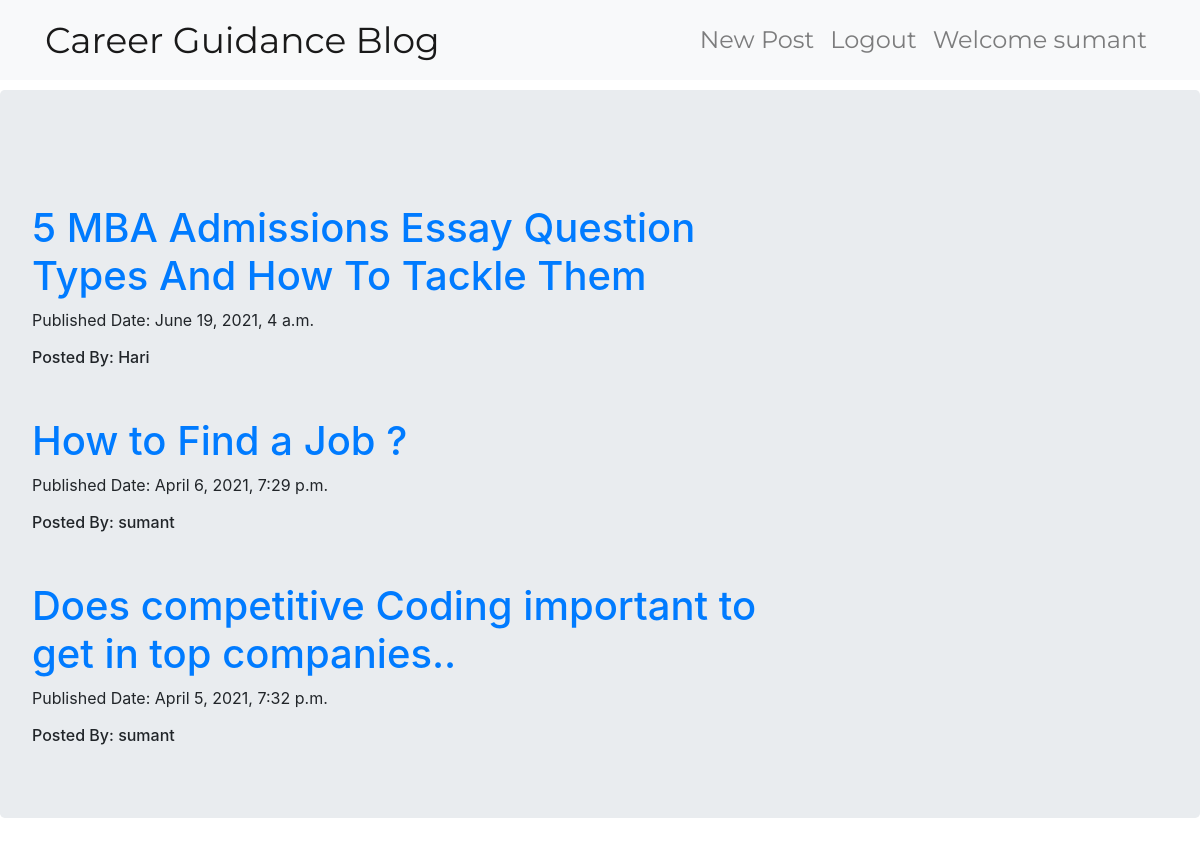
/ (signed in), run on the app's committed database.
### blog/models.py (models this page shows, shortened)
class Post(models.Model):
    author = models.ForeignKey('auth.User', on_delete=models.CASCADE)
    title = models.CharField(max_length=256)
    text = models.TextField()
    created_date = models.DateTimeField(default=timezone.now)
    published_date = models.DateTimeField(blank=True, null=True)

### blog/views.py (the view)
# urls.py: path('', views.PostListView.as_view(), name='post_list'),
class PostListView(ListView):
    model = Post
    ''' Returns  the list of views for this View'''
    def get_queryset(self):
        return Post.objects.filter(published_date__lte=timezone.now()).order_by('-published_date')

### blog/templates/blog/post_list.html
{% extends "blog/base.html" %}
{% block content %}
  <div class="centerstage">
    {% for post in post_list %}
      <div style="margin-top: 50px;" class="post">
        <h1> <a href="{% url 'post_detail' pk=post.pk%}">{{ post.title}}</a> </h1>
        <div class="date">
          <p>Published Date: {{post.published_date}}</p>
        </div>
        <h6>Posted By: {{post.author}}</h6>
      </div>
    {% endfor %}
  </div>
{% endblock %}

### blog/templates/blog/base.html (shortened to what this page needs)
<!DOCTYPE html>
{% load static %}
<html lang="en" dir="ltr">
  <head>
    <link rel="stylesheet" href="https://stackpath.bootstrapcdn.com/bootstrap/4.1.1/css/bootstrap.min.css">
    <link rel="stylesheet" href="//cdn.jsdelivr.net/npm/medium-editor@latest/dist/css/medium-editor.min.css" type="text/css" media="screen" charset="utf-8">
    <link rel="stylesheet" href="{% static 'css/blog.css' %}">
  </head>
  <body class="loader">
    <nav class="navbar navbar-expand-lg  navbar-light bg-light techfont custom-navbar">
        <div class="container">
          <ul class="navbar-nav">
              <li> <a class="navbar-brand bigbrand" href="{% url 'post_list' %}">Career Guidance Blog</a> </li>
          </ul>
          <ul class="navbar-nav ml-auto">
            {% if user.is_authenticated %}
            <li>
              <a class="nav-link"href="{% url 'post_new' %}">New Post</a>
            </li>
            <li>
              <a class="nav-link"href="{% url 'logout' %}"> Logout </a>
            </li>
            <li> <a class="nav-link">Welcome {{user.username}}</a> </li>
            {% endif %}
          </ul>
        </div>
      </nav>
    <div class="jumbotron">
      <div class="row">
        <div class="col-md-8">
          <div class="blog_post">
            {% block content %}
            {% endblock %}
          </div>
        </div>
      </div>
    </div>
  </body>
</html>

### blog/static/css/blog.css (style rules this page uses)
.techfont { font-family: 'Montserrat', sans-serif; font-size: 1.5em; margin-bottom: 10px; }
.loader { filter:hue-rotate(0deg); color:linear-gradient(45deg,#0f8,#08f); animation:hue 10000ms infinite linear; }
.centerstage { margin-left: auto; margin-right: auto; }
.bigbrand { font-size: 1.5em; }

### data on the page
Post: title "5 MBA Admissions Essay Question Types And How To Tackle Them", published_date "June 19, 2021, 4 a.m.", author "Hari"
Post: title "How to Find a Job ?", published_date "April 6, 2021, 7:29 p.m.", author "sumant"
Post: title "Does competitive Coding important to get in top companies..", published_date "April 5, 2021, 7:32 p.m.", author "sumant"

### other printed values
{{ user.username }} "sumant"
